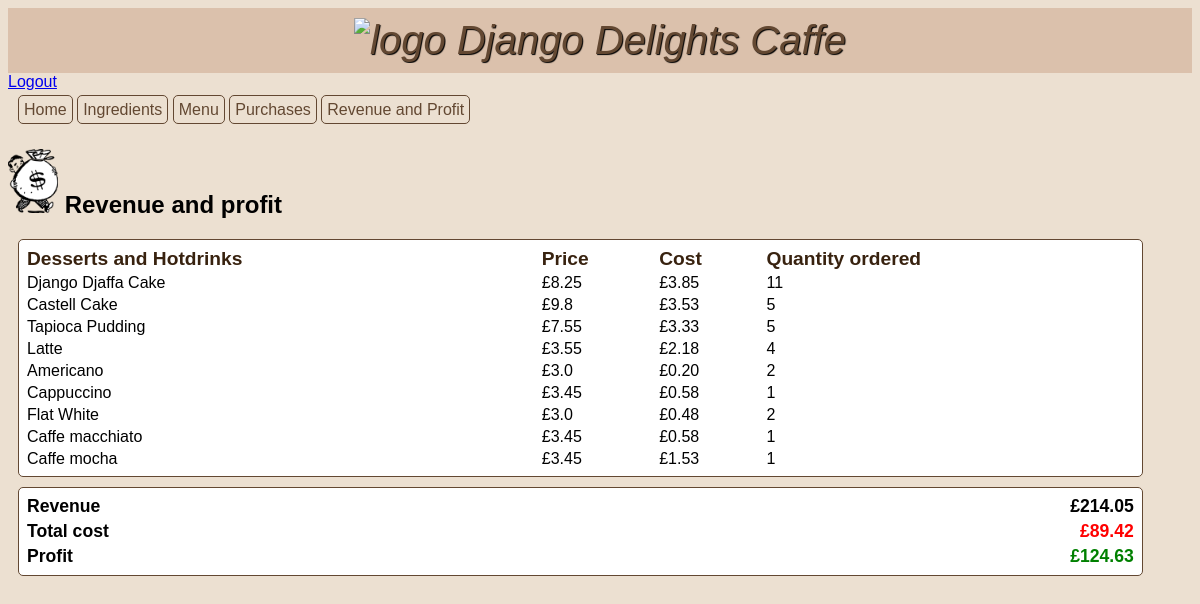
/profit (signed in), run on the app's committed database.
### inventory/models.py (models this page shows, shortened)
class MenuItem(models.Model):
    title = models.CharField(max_length=50, verbose_name="Menu Item")
    price = models.FloatField(default=0.0, verbose_name="Price")
    image = models.ImageField(null=True, blank=True, upload_to="images/")

### inventory/views.py (the view)
# urls.py: path("profit", views.ProfitView.as_view(), name="profit"),
class ProfitView(LoginRequiredMixin, TemplateView):
    template_name = "inventory/profit.html"
    def get_context_data(self, **kwargs):
        context = super().get_context_data(**kwargs)
        context["ingredients"] = Ingredient.objects.all()
        menu = MenuItem.objects.all()
        context["menu"] = menu
        context["recipes"] = RecipeRequirement.objects.all()
        context["purchases"] = Purchase.objects.all()
        revenue = Purchase.objects.aggregate(revenue=Sum("menu_item__price"))["revenue"]
        total_cost = 0
        for purchase in Purchase.objects.all():
            for recipe_requirement in purchase.menu_item.reciperequirement_set.all():
                total_cost += (
                    recipe_requirement.ingredient.unit_price
                    * recipe_requirement.quantity
                )
        context["revenue"] = revenue
        context["total_cost"] = total_cost
        context["profit"] = revenue - total_cost
        item_cost = [
            item.reciperequirement_set.aggregate(
                cost=Sum(F("quantity") * F("ingredient__unit_price"))
            )
            for item in MenuItem.objects.all()
        ]
        context["item_cost"] = item_cost
        purchase_count = [
            item.purchase_set.aggregate(total=Count("menu_item"))
            for item in MenuItem.objects.all()
        ]
        context["purchase_count"] = purchase_count
        item_report = zip(purchase_count, item_cost, menu)
        context["item_report"] = item_report
        return context

### inventory/templates/inventory/profit.html (shortened to what this page needs)
{% extends 'base.html' %} {% load static %}  {% block content %}
<h2>
  <img
    src="{% static 'inventory/profit.png' %}"
    alt="ingredient"
    width="50px"
  />
  Revenue and profit
</h2>
<table>
  <thead>
    <tr class="table-heading">
      <th>Desserts and Hotdrinks</th>
      <th>Price</th>
      <th>Cost</th>
      <th>Quantity ordered</th>
    </tr>
  </thead>
  <tbody>
    {% for purchase, item, menu_item in item_report %}
    <tr class="table-content">
      <td>{{ menu_item.title }}</td>
      <td>£{{ menu_item.price }}</td>
      <td>£{{ item.cost|floatformat:2 }}</td>
      <td>{{ purchase.total }}</td>
    </tr>
    {% endfor %}
  </tbody>
</table>
<table class="report">
  <tr>
    <td class="report-metrix">Revenue</td>
    <td id="revenue">£{{ revenue|floatformat:2 }}</td>
  </tr>
  <tr>
    <td class="report-metrix">Total cost</td>
    <td id="cost">£{{ total_cost|floatformat:2 }}</td>
  </tr>
  <tr>
    <td class="report-metrix">Profit</td>
    <td id="profit">£{{ profit|floatformat:2 }}</td>
  </tr>
</table>
{% endblock %}

### inventory/static/inventory/style.css (style rules this page uses)
body { font-family: Arial, Helvetica, sans-serif; background-color: #ece0d1; }
table { background-color: white; text-align: left; border: 1px; border-style: solid; border-color: #634832; border-radius: 5px; width: 95%; margin: 10px; padding: 5px; }
thead { color: #38220f; font-size: 1.2em; text-align: left; padding: 10px; border-style: solid; border-color: #634832; }
tbody { padding: 3px; }
.report { font-size: 1.1em; font-weight: bold; }
#revenue { text-align: right; }
#cost { color: red; text-align: right; }
#profit { color: green; text-align: right; }

### data on the page
MenuItem: title "Django Djaffa Cake", price "8.25", cost "3.85", total "11"
MenuItem: title "Castell Cake", price "9.8", cost "3.53", total "5"
MenuItem: title "Tapioca Pudding", price "7.55", cost "3.33", total "5"
MenuItem: title "Latte", price "3.55", cost "2.18", total "4"
MenuItem: title "Americano", price "3.0", cost "0.20", total "2"
MenuItem: title "Cappuccino", price "3.45", cost "0.58", total "1"
MenuItem: title "Flat White", price "3.0", cost "0.48", total "2"
MenuItem: title "Caffe macchiato", price "3.45", cost "0.58", total "1"
MenuItem: title "Caffe mocha", price "3.45", cost "1.53", total "1"

### other printed values
{{ revenue|floatformat:2 }} "214.05"
{{ total_cost|floatformat:2 }} "89.42"
{{ profit|floatformat:2 }} "124.63"
